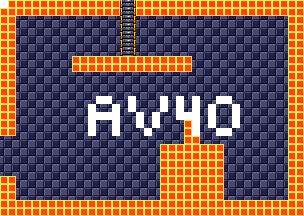

Tiled map render using the project's own tile images. Description and the map definition, with tile-layer contents summarised, below:
An orthogonal 38x27 tile map with 8x8 px tiles, 4 tile layers (background, foreground, room numbers, Objects), 15 tilesets.

<map version="1.5" tiledversion="1.7.1" orientation="orthogonal" renderorder="right-down" width="38" height="27" tilewidth="8" tileheight="8" infinite="0" nextlayerid="11" nextobjectid="1">
 <tileset firstgid="1" source="tilesheets/tsKarniMata.tsx" />
 <tileset firstgid="1025" source="tilesheets/tsVoodooWasp.tsx" />
 <tileset firstgid="2049" source="tilesheets/tsBurial.tsx" />
 <tileset firstgid="3073" source="tilesheets/tsBlueTemple.tsx" />
 <tileset firstgid="4097" source="tilesheets/tsGoddess.tsx" />
 <tileset firstgid="5121" source="tilesheets/tsKonark.tsx" />
 <tileset firstgid="6145" name="sEnemies" tilewidth="8" tileheight="8" tilecount="1024" columns="32">
  <image source="../grapx/tilesheets/sObjects.bmp" trans="ff94ff" width="256" height="256" />
 </tileset>
 <tileset firstgid="7169" source="tilesheets/tsIceTemple.tsx" />
 <tileset firstgid="8193" source="tilesheets/tsLavaArea.tsx" />
 <tileset firstgid="9217" source="tilesheets/tsBossArea.tsx" />
 <tileset firstgid="10241" source="tilesheets/tsPegu.tsx" />
 <tileset firstgid="11265" source="tilesheets/sTiwanakuTemple.tsx" />
 <tileset firstgid="12289" source="tilesheets/sIndraTemple.tsx" />
 <tileset firstgid="13313" source="tilesheets/sTeleport.tsx" />
 <tileset firstgid="14337" source="tilesheets/sObjects.tsx" />
 <layer id="2" name="background" width="38" height="27">
  <data>[1026 cells, 1026 non-empty, 2 distinct tile ids]</data>
 </layer>
 <layer id="1" name="foreground" width="38" height="27">
  <data>[1026 cells, 338 non-empty, 3 distinct tile ids]</data>
 </layer>
 <layer id="7" name="room numbers" width="38" height="27">
  <data>[1026 cells, 41 non-empty, 1 distinct tile ids]</data>
 </layer>
 <layer id="10" name="Objects" width="38" height="27">
  <data>[1026 cells, 0 non-empty, 0 distinct tile ids]</data>
 </layer>
</map>
